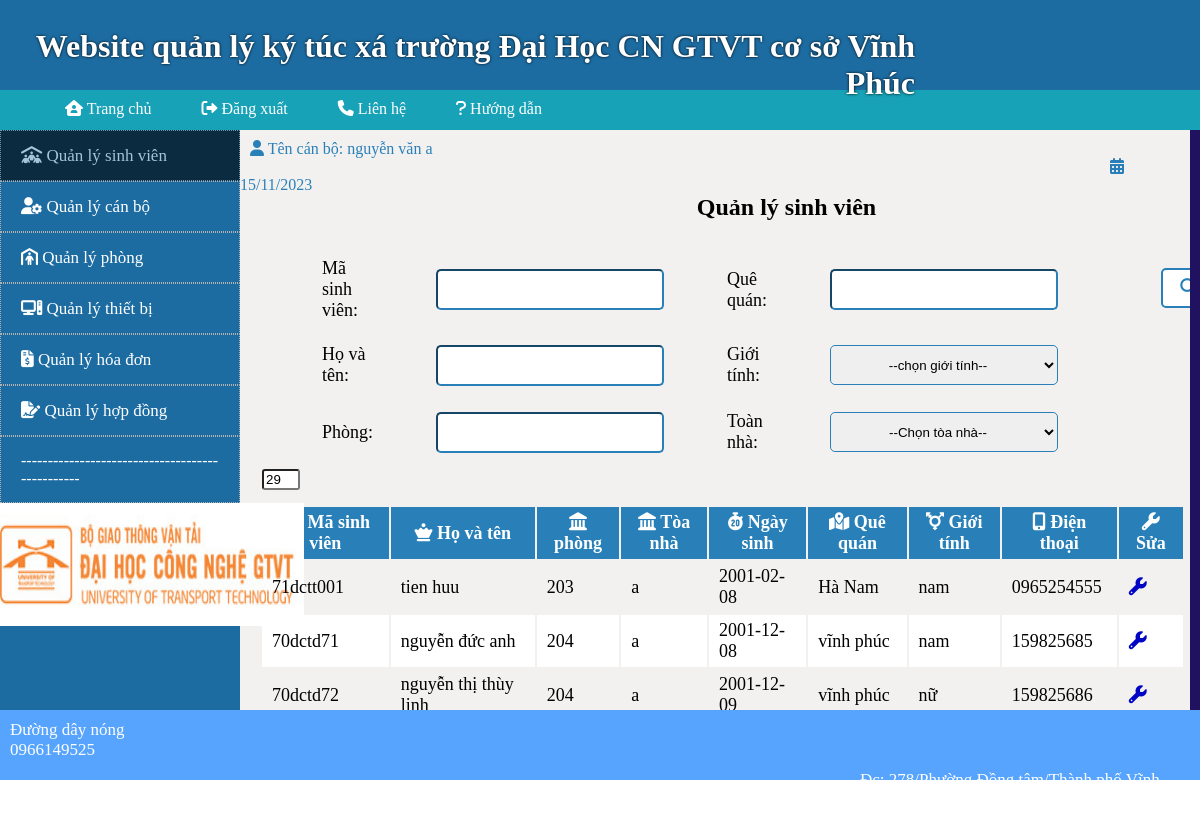
/Qlsinhvien/Sinhvien_find (signed in), run on the app's committed database.
### tables this page shows
CREATE TABLE `sinhvien` (
  `masv` varchar(50) NOT NULL,
  `tensv` varchar(50) NOT NULL,
  `ngaysinh` date NOT NULL,
  `quequan` varchar(200) NOT NULL,
  `gioitinh` varchar(20) NOT NULL,
  `sdt` varchar(15) NOT NULL
);

CREATE TABLE `hopdong` (
  `mahopdong` varchar(100) NOT NULL,
  `masv` varchar(100) NOT NULL,
  `phong` int(11) NOT NULL,
  `toanha` varchar(50) NOT NULL,
  `ngaylap` date NOT NULL,
  `ngaykt` date NOT NULL,
  `tienphaidong` double NOT NULL,
  `tiendadong` double NOT NULL,
  `tienconthieu` double NOT NULL,
  `macb` varchar(100) NOT NULL,
  `trangthai` int(11) NOT NULL
);

### MVC/Core/Controller.php (called while the page is built, shortened)
<?php
class Controller{
	public function model($model){
		return new $model;
	}
	public function view($view,$data=[]){
        require_once "./MVC/views/".$view.".php";
    }
}
?>

### MVC/Controllers/Qlsinhvien.php (called while the page is built, shortened)
<?php
class Qlsinhvien extends Controller{
    public $tk;
    function __construct()
    {
        $this->tk=$this->model("Model_qlsinhvien");
    }
    function Sinhvien_find(){
    	$this->view("ViewMaster",[
            "page_find_sv"=>"Qlsinhvien_view",
			'dl'=>$this->tk->sinhvien_tk('','','','','','')
    	]);
    }
}
?>

### MVC/Core/App.php (called while the page is built, shortened)
<?php
class App{
	protected $action="TrangChu";
	function __construct(){
		$arr = $this->urlProcessor();
		if(file_exists("./MVC/Controllers/".$arr[0].".php")){
			$this->controller=$arr[0];
			unset($arr[0]);
		}
		$this->controller = new $this->controller;
		if(isset($arr[1])){
			if(method_exists($this->controller,$arr[1])){
				$this->action = $arr[1];
			}
			unset($arr[1]);
		}
		$this->params=$arr?array_values($arr):[];
		call_user_func_array([$this->controller,$this->action],$this->params);
	}
	function urlProcessor(){
		if(isset($_GET["url"])){
			$url=filter_var(trim($_GET["url"],"/"));
			$url=explode("/", $url);
			return $url;
		}
	}
}
?>

### index.php (called while the page is built, shortened)
<?php
$myApp = new App();
?>

### MVC/Core/ConnectDB.php (called while the page is built, shortened)
<?php
class ConnectDB{
    protected $server = "localhost";
    protected $user = "root";
    protected $password ="";
    function __construct(){
        $this->con = mysqli_connect($this->server,$this->user,$this->password);
    }
}
?>

### MVC/Models/Model_qlsinhvien.php (called while the page is built, shortened)
<?php
class Model_qlsinhvien extends ConnectDB{
	function sinhvien_tk($msv,$tensv,$qq,$gt,$phg,$tnh){
		$sql = "SELECT sinhvien.*, hopdong.phong, hopdong.toanha
		FROM sinhvien
		JOIN hopdong ON sinhvien.masv = hopdong.masv
		WHERE sinhvien.masv like '%$msv%' AND  sinhvien.tensv like '%$tensv%' AND sinhvien.quequan like '%$qq%' AND sinhvien.gioitinh like '%$gt%' AND hopdong.phong like '%$phg%' AND hopdong.toanha like '%$tnh%'";
		return mysqli_query($this->con,$sql);
	}
}
?>

### MVC/Views/Pages/View_qlsinhvien/Qlsinhvien_view.php (the view, shortened to what this page needs)
<!DOCTYPE html>
<html lang="en">
<head>
</head>
<body>
			<form method="post" enctype="multipart/form-data" action="http://localhost/New-MVC/Qlsinhvien/Timkiem_sv">
				<label style="padding-left: 10px;color:#2980B9;"><i class="fa-solid fa-user"></i> Tên cán bộ: <?php if(isset($_SESSION['user'])){echo $_SESSION['user'];} ?></label>
				<label style="padding-left: 870px;color:#2980B9;"><i class="fa-solid fa-calendar-days"></i> <?php date_default_timezone_set('Asia/Ho_Chi_Minh'); echo date('d/m/Y');?></label>
				<table>
					<caption><h2>Quản lý sinh viên</h2></caption>
					<tr>
						<td class="col1">
							<label>Mã sinh viên: </label>
						</td>
						<td class="col2">
							<input class="input" type="text" name="txtmasv" value="<?php if(isset($data['msv'])){echo $data['msv'];} ?>">
						</td>
						<td class="col1"><label>Quê quán:</label></td>
						<td class="col2">
						<input class="input" type="text" name="txtquequan" value="<?php if(isset($data['qq'])){echo $data['qq'];} ?>">
						</td>
						<td  class="col3">
							<button class="submit" type="submit" name="submit_tk"><i class="fa-solid fa-magnifying-glass"></i> Tìm kiếm</button>
						</td>
					</tr>
					<tr>
						<td class="col1">
							<label>Họ và tên: </label>
						</td>
						<td class="col2">
							<input class="input" type="text"  name="txttensv" value="<?php if(isset($data['tensv'])){echo $data['tensv'];} ?>">
						</td>
		                <td class="col1"><label>Giới tính:</label> </td>
						<td class="col2">
							<select class="dd2" name="ddgioitinh">
								<option value="">--chọn giới tính--</option>
							</select>
						</td>
						<td  class="col3">
						</td>
		            </tr>
						<td class="col1">
							<label>Phòng: </label>
						</td>
						<td class="col2">
							<input class="input" type="text" name="txtphong" value="<?php if(isset($data['phg'])){echo $data['phg'];} ?>">
						</td>
						<td class="col1">Toàn nhà: </td>
						<td class="col2">
							<select class="dd2" name="ddtoanha">
							<option value="">--Chọn tòa nhà--</option>
							</select>
						</td>
					<tr>
						<td colspan="5" class="thongbao">
						</td>
					</tr>
				</table>
				<table class="table" >
		            <tr style="background: #e9dcdc;">
		                <th><i class="fa-solid fa-graduation-cap"></i> Mã sinh viên</th>
		                <th><i class="fa-solid fa-chess-queen"></i> Họ và tên</th>
						<th><i class="fa-solid fa-landmark"></i> phòng</th>
		                <th><i class="fa-solid fa-landmark"></i> Tòa nhà</th>
		                <th><i class="fa-solid fa-stopwatch-20"></i> Ngày sinh</th>
		                <th><i class="fa-solid fa-map-location-dot"></i> Quê quán</th>
		                <th><i class="fa-solid fa-transgender"></i> Giới tính</th>
		                <th><i class="fa-solid fa-mobile-screen-button"></i> Điện thoại</th>
                        <th><i class="fa-solid fa-wrench"></i> Sửa</th>
		            </tr>
					<tr>
						<?php
						if(isset($data['dl']) && $data['dl']!=null){
							$dem=0;
							while($row=mysqli_fetch_assoc($data['dl'])){
							$dem++;
						?>
						<td><?php echo $row['masv'] ?></td>
						<td><?php echo $row['tensv'] ?></td>
						<td><?php echo $row['phong'] ?></td>
						<td><?php echo $row['toanha'] ?></td>
						<td><?php echo $row['ngaysinh'] ?></td>
						<td><?php echo $row['quequan'] ?></td>
						<td><?php echo $row['gioitinh'] ?></td>
						<td><?php echo $row['sdt'] ?></td>
						<td>
							<a href="http://localhost/New-MVC/Qlsinhvien/Sua_sv/<?php echo $row['masv']; ?>">
							<i class="fa-solid fa-wrench item"></i></a>
						</td>
					</tr>
						<?php
							}
						}
						if(!empty($data['dl'])){
							echo '<input class="dem" type="text" value="'.$dem.'" readonly>';
						}
						?>
		        </table>
    		</form>
</body>
</html>

### MVC/Views/ViewMaster.php (style rules this page uses)
* { margin: 0px; }
table { width: 60%; padding-top: 30px; padding-left: 70px; padding-right: 30px; }
.col2 { width: 80%; text-align: left; height: 25px; }
.col1 { width: 20%; text-align: left; height: 25px; color: #0008ff; }
.col3 { width: 100%; text-align: center; padding: 5px 35px; }

### MVC/Views/Pages/View_qlsinhvien/Qlsinhvien_view.php (style rules this page uses)
* { margin: 0px; }
table { width: 100%;padding-top: 15px; padding-left: 20px; padding-right: 5px; }
.col1 { width:20%;padding-top: 20px; color:blue; padding-left: 60px;font-size: 18px;color: black; }
.col2 { width: 25%;padding-left: 60px;padding-top: 20px; }
.col3 { padding-left: 100px;padding-top: 20px; }
.dd2 { width: 228px; height: 40px; text-align: center; display: inline-block; border-radius: 5px; border-color: #2980B9; }
.input { width: 220px; height: 35px; display: inline-block; border-radius: 5px; border-color: #2980B9; font-size: 18px; }
.submit { width: 130px; height: 40px; background-color: white; color: #2980B9; border: 2px solid; border-radius: 5px; border-color: #2980B9; cursor: pointer; font-size: 17px; }
.thongbao { color: red; padding-top:10px; text-align: center; }
.table td,th { padding: 5px 10px; font-size: 18px; }
.table th { background: #2980B9; color: white; }
.table tbody tr:nth-child(odd) { background: white; }
.item { color:#0005C5; }
.dem { width:30px; margin-left:22px; border-radius: 3px; }

### data on the page
sinhvien: masv "71dctt001", tensv "tien huu", hopdong.phong "203", hopdong.toanha "a", ngaysinh "2001-02-08", quequan "Hà Nam", gioitinh "nam", sdt "0965254555"
sinhvien: masv "70dctd71", tensv "nguyễn đức anh", hopdong.phong "204", hopdong.toanha "a", ngaysinh "2001-12-08", quequan "vĩnh phúc", gioitinh "nam", sdt "159825685"
sinhvien: masv "70dctd72", tensv "nguyễn thị thùy linh", hopdong.phong "204", hopdong.toanha "a", ngaysinh "2001-12-09", quequan "vĩnh phúc", gioitinh "nữ", sdt "159825686"

### other printed values
$_SESSION['user'] "nguyễn văn a"
